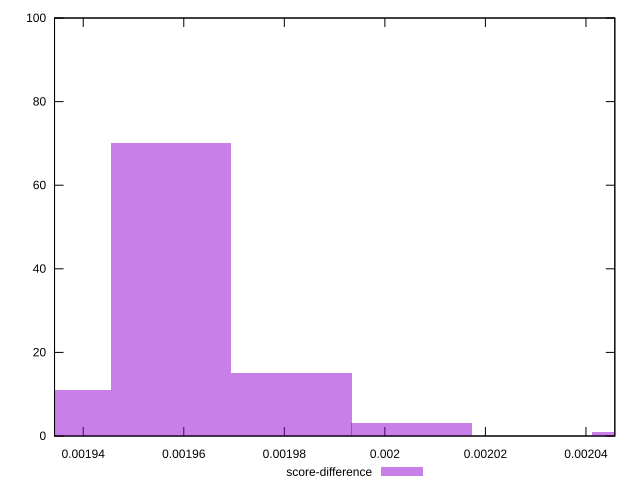

Write gnuplot code to recreate this figure.
reset

$scoreDifference <<EOF
0.0019575548225505817 70
0.0019814274423377836 15
0.002005300062124986 3
0.00205304530169939 1
0.0019336822027633794 11
EOF

set key outside below
set boxwidth 0.000023872619787202214
set xrange [0.001934291075945227:0.002045741768569642]
set yrange [0:100]
set trange [0:100]
set style fill transparent solid 0.5 noborder
set terminal svg size 640, 490 enhanced background rgb 'white'
set output "reprap/interactive/samples/pages+cached+noexternal+nofonts+nosvg+noimg+nocss/score-difference/histogram.svg"

plot $scoreDifference title "score-difference" with boxes

reset
